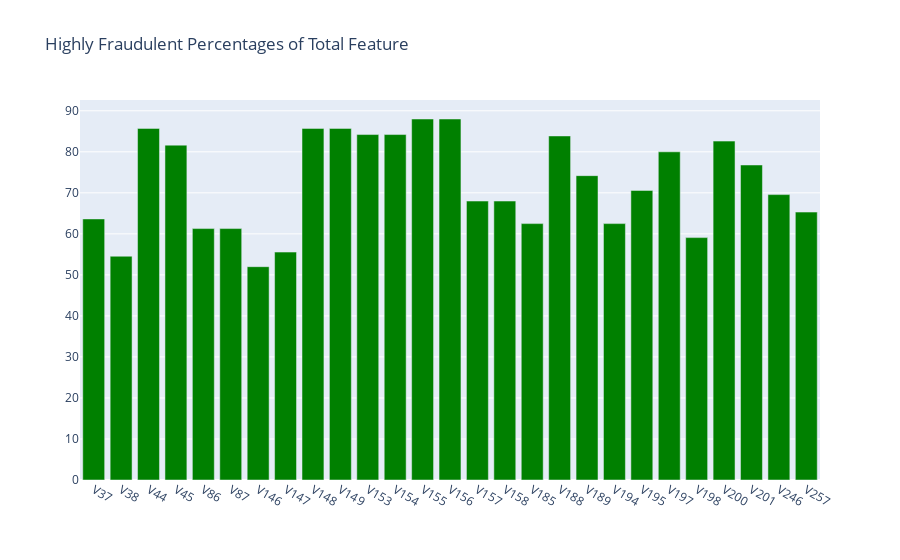
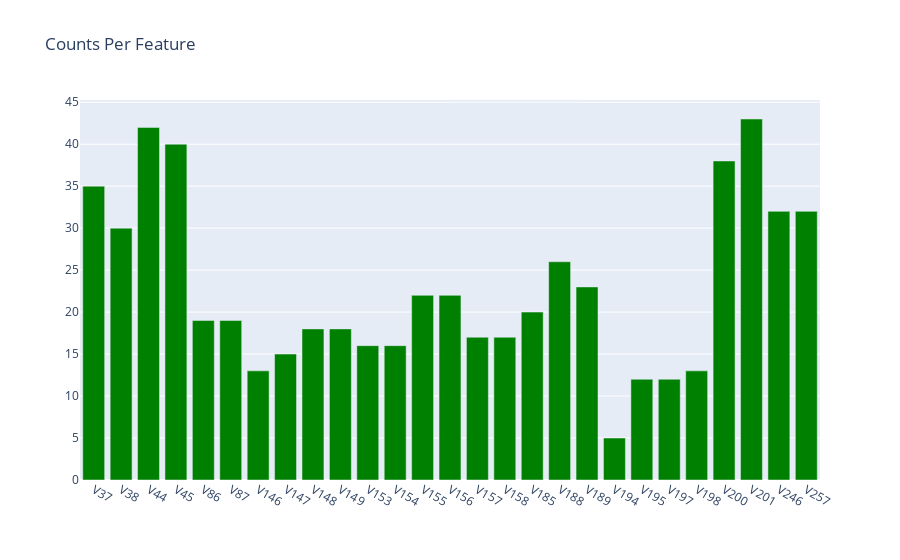

These figures' notebook cell, in order:
### Code cell
relative_count_outliers = outlying_fraud[outlying_fraud['binnedRates'] > 2]
values = relative_count_outliers['rawCount']
labels = relative_count_outliers.index

values = relative_count_outliers['incidenceRate'].apply(lambda x: x*100)
labels = relative_count_outliers.index

data = go.Bar(x=labels, y=values, marker_color='green')
layout = go.Layout(
    title = "Highly Fraudulent Percentages of Total Feature")
fig = go.Figure(data=data, layout=layout)
iplot(fig)

###

values = relative_count_outliers['rawCount']
labels = relative_count_outliers.index

data = go.Bar(x=labels, y=values, marker_color='green')
layout = go.Layout(
    title = "Counts Per Feature"
)
fig = go.Figure(data=data, layout=layout)
iplot(fig)

### Figure 1 — Plotly figure (JSON) as saved in the notebook; plotly's stock layout.template omitted (floating-point values rounded to 4 significant figures)
{"data": [{"marker": {"color": "green"}, "type": "bar", "x": ["V37", "V38", "V44", "V45", "V86", "V87", "V146", "V147", "V148", "V149", "V153", "V154", "V155", "V156", "V157", "V158", "V185", "V188", "V189", "V194", "V195", "V197", "V198", "V200", "V201", "V246", "V257"], "y": [63.64, 54.55, 85.71, 81.63, 61.29, 61.29, 52, 55.56, 85.71, 85.71, 84.21, 84.21, 88, 88, 68, 68, 62.5, 83.87, 74.19, 62.5, 70.59, 80, 59.09, 82.61, 76.79, 69.57, 65.31]}], "layout": {"title": {"text": "Highly Fraudulent Percentages of Total Feature"}}}

### Figure 2 — Plotly figure (JSON) as saved in the notebook; plotly's stock layout.template omitted (floating-point values rounded to 4 significant figures)
{"data": [{"marker": {"color": "green"}, "type": "bar", "x": ["V37", "V38", "V44", "V45", "V86", "V87", "V146", "V147", "V148", "V149", "V153", "V154", "V155", "V156", "V157", "V158", "V185", "V188", "V189", "V194", "V195", "V197", "V198", "V200", "V201", "V246", "V257"], "y": [35, 30, 42, 40, 19, 19, 13, 15, 18, 18, 16, 16, 22, 22, 17, 17, 20, 26, 23, 5, 12, 12, 13, 38, 43, 32, 32]}], "layout": {"title": {"text": "Counts Per Feature"}}}
